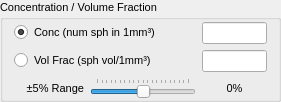
       <widget class="QGroupBox" name="groupBox_Conc">
        <property name="minimumSize">
         <size>
          <width>0</width>
          <height>0</height>
         </size>
        </property>
        <property name="font">
         <font>
          <family>Arial</family>
          <pointsize>8</pointsize>
         </font>
        </property>
        <property name="title">
         <string>Concentration / Volume Fraction</string>
        </property>
        <layout class="QGridLayout" name="gridLayout_15">
         <property name="topMargin">
          <number>3</number>
         </property>
         <property name="bottomMargin">
          <number>0</number>
         </property>
         <item row="1" column="5">
          <widget class="QLineEdit" name="lineEdit_VolFrac">
           <property name="sizePolicy">
            <sizepolicy hsizetype="MinimumExpanding" vsizetype="Fixed">
             <horstretch>0</horstretch>
             <verstretch>0</verstretch>
            </sizepolicy>
           </property>
           <property name="minimumSize">
            <size>
             <width>40</width>
             <height>0</height>
            </size>
           </property>
           <property name="maximumSize">
            <size>
             <width>65</width>
             <height>16777215</height>
            </size>
           </property>
           <property name="alignment">
            <set>Qt::AlignRight|Qt::AlignTrailing|Qt::AlignVCenter</set>
           </property>
          </widget>
         </item>
         <item row="0" column="4">
          <spacer name="horizontalSpacer_16">
           <property name="orientation">
            <enum>Qt::Horizontal</enum>
           </property>
           <property name="sizeHint" stdset="0">
            <size>
             <width>1</width>
             <height>20</height>
            </size>
           </property>
          </spacer>
         </item>
         <item row="0" column="5">
          <widget class="QLineEdit" name="lineEdit_Conc_mm3">
           <property name="sizePolicy">
            <sizepolicy hsizetype="MinimumExpanding" vsizetype="Fixed">
             <horstretch>0</horstretch>
             <verstretch>0</verstretch>
            </sizepolicy>
           </property>
           <property name="minimumSize">
            <size>
             <width>40</width>
             <height>0</height>
            </size>
           </property>
           <property name="maximumSize">
            <size>
             <width>65</width>
             <height>16777215</height>
            </size>
           </property>
           <property name="alignment">
            <set>Qt::AlignRight|Qt::AlignTrailing|Qt::AlignVCenter</set>
           </property>
          </widget>
         </item>
         <item row="1" column="0" colspan="4">
          <widget class="QRadioButton" name="radioButton_VolFrac">
           <property name="font">
            <font>
             <family>Arial</family>
             <pointsize>8</pointsize>
            </font>
           </property>
           <property name="contextMenuPolicy">
            <enum>Qt::CustomContextMenu</enum>
           </property>
           <property name="layoutDirection">
            <enum>Qt::LeftToRight</enum>
           </property>
           <property name="text">
            <string>Vol Frac (sph vol/1mm³) </string>
           </property>
           <attribute name="buttonGroup">
            <string notr="true">buttonGroup_ConcVolFrac</string>
           </attribute>
          </widget>
         </item>
         <item row="2" column="2" colspan="3">
          <widget class="QSlider" name="slider_ConcPercentChange">
           <property name="minimum">
            <number>-10</number>
           </property>
           <property name="maximum">
            <number>10</number>
           </property>
           <property name="singleStep">
            <number>1</number>
           </property>
           <property name="orientation">
            <enum>Qt::Horizontal</enum>
           </property>
           <property name="invertedAppearance">
            <bool>false</bool>
           </property>
           <property name="tickPosition">
            <enum>QSlider::TicksAbove</enum>
           </property>
           <property name="tickInterval">
            <number>1</number>
           </property>
          </widget>
         </item>
         <item row="2" column="5">
          <widget class="QLabel" name="label_ActualConcPercent">
           <property name="minimumSize">
            <size>
             <width>0</width>
             <height>0</height>
            </size>
           </property>
           <property name="font">
            <font>
             <family>Arial</family>
             <pointsize>8</pointsize>
            </font>
           </property>
           <property name="text">
            <string>0%</string>
           </property>
           <property name="alignment">
            <set>Qt::AlignCenter</set>
           </property>
          </widget>
         </item>
         <item row="2" column="0" colspan="2">
          <widget class="QLabel" name="label_ConcPercent">
           <property name="font">
            <font>
             <family>Arial</family>
             <pointsize>8</pointsize>
            </font>
           </property>
           <property name="text">
            <string>±5% Range</string>
           </property>
           <property name="alignment">
            <set>Qt::AlignRight|Qt::AlignTrailing|Qt::AlignVCenter</set>
           </property>
          </widget>
         </item>
         <item row="3" column="4">
          <spacer name="horizontalSpacer_8">
           <property name="orientation">
            <enum>Qt::Horizontal</enum>
           </property>
           <property name="sizeHint" stdset="0">
            <size>
             <width>30</width>
             <height>1</height>
            </size>
           </property>
          </spacer>
         </item>
         <item row="0" column="0" colspan="4">
          <widget class="QRadioButton" name="radioButton_Conc_mm3">
           <property name="font">
            <font>
             <family>Arial</family>
             <pointsize>8</pointsize>
            </font>
           </property>
           <property name="contextMenuPolicy">
            <enum>Qt::CustomContextMenu</enum>
           </property>
           <property name="layoutDirection">
            <enum>Qt::LeftToRight</enum>
           </property>
           <property name="text">
            <string>Conc (num sph in 1mm³)</string>
           </property>
           <property name="checked">
            <bool>true</bool>
           </property>
           <attribute name="buttonGroup">
            <string notr="true">buttonGroup_ConcVolFrac</string>
           </attribute>
          </widget>
         </item>
         <item row="1" column="4">
          <spacer name="horizontalSpacer_17">
           <property name="orientation">
            <enum>Qt::Horizontal</enum>
           </property>
           <property name="sizeHint" stdset="0">
            <size>
             <width>1</width>
             <height>20</height>
            </size>
           </property>
          </spacer>
         </item>
        </layout>
       </widget>
